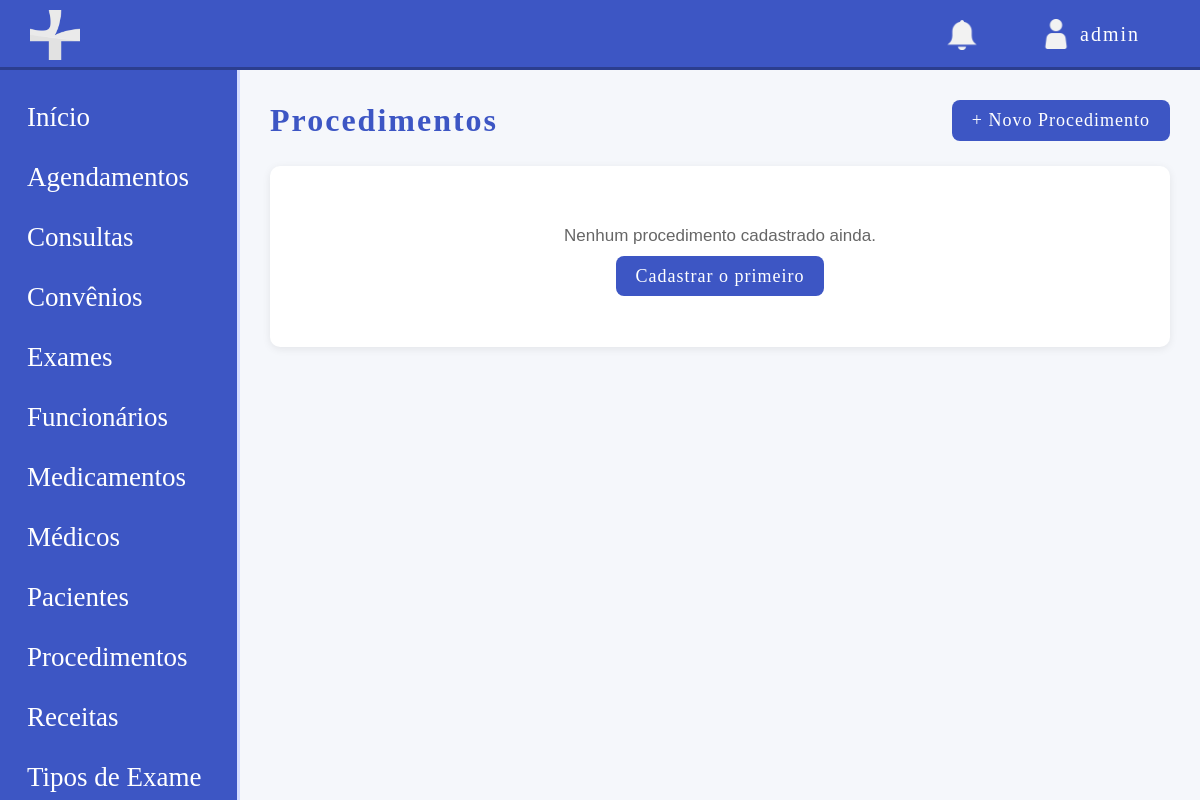
The page /modulos/procedimentos/listar_procedimento.php (signed in) on the database as committed earlier.
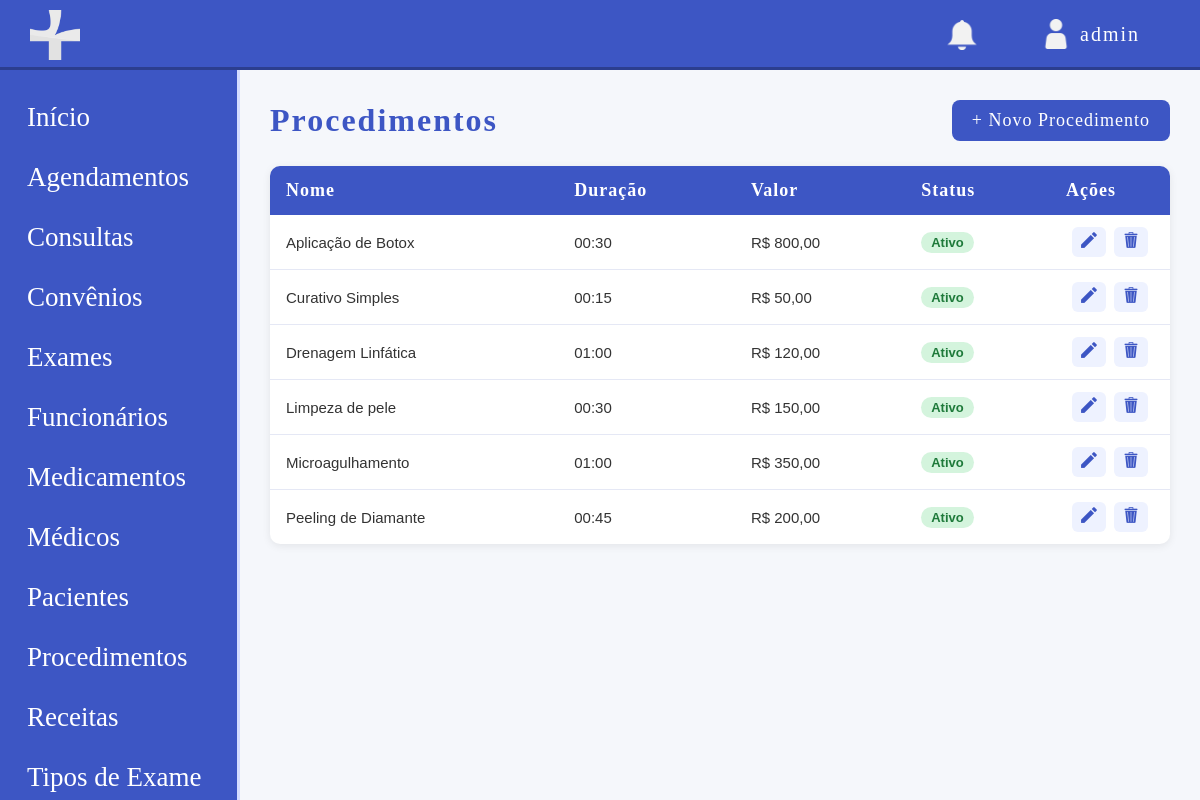
The same page on the database as committed later.
### tables this page shows
CREATE TABLE procedimento (
    id INT UNSIGNED NOT NULL AUTO_INCREMENT,
    nome VARCHAR(255) NOT NULL,
    descricao TEXT NOT NULL,
    valor DECIMAL(10,2) NOT NULL,
    duracao TIME DEFAULT NULL,
    ativo TINYINT(1) NOT NULL DEFAULT 1,
    data_registro TIMESTAMP DEFAULT CURRENT_TIMESTAMP,
    PRIMARY KEY (id)
);

### modulos/procedimentos/listar_procedimento.php (the view, shortened to what this page needs)
<?php
require '../../config/conexao.php';
$base = '/site-clinicamedica';
$sql = "SELECT * FROM procedimento ORDER BY ativo DESC, nome ASC";
$procedimentos = $pdo->query($sql)->fetchAll();
?>
<!DOCTYPE html>
<html lang="pt-br">
<head>
    <link rel="stylesheet" href="<?php echo $base; ?>/css/style.css">
</head>
<body class="dashbody">
    <?php include '../../includes/header.php'; ?>
    <div class="layout">
        <?php include '../../includes/sidebar.php'; ?>
        <main class="main">
            <div class="pagina-topo">
                <h1>Procedimentos</h1>
                <a href="cadastrar_procedimento.php" class="btn-novo">+ Novo Procedimento</a>
            </div>
            <?php if (count($procedimentos) === 0): ?>
                <div class="vazio">
                    <p>Nenhum procedimento cadastrado ainda.</p>
                    <a href="cadastrar_procedimento.php" class="btn-novo">Cadastrar o primeiro</a>
                </div>
            <?php else: ?>
                <table class="tabela">
                    <thead>
                        <tr>
                            <th>Nome</th>
                            <th>Duração</th>
                            <th>Valor</th>
                            <th>Status</th>
                            <th style="width: 120px;">Ações</th>
                        </tr>
                    </thead>
                    <tbody>
                        <?php foreach ($procedimentos as $p): ?>
                            <tr class="<?php echo $p['ativo'] ? '' : 'linha-inativa'; ?>">
                                <td><?php echo htmlspecialchars($p['nome']); ?></td>
                                <td>
                                    <?php echo $p['duracao'] ? substr($p['duracao'], 0, 5) : '—'; ?>
                                </td>
                                <td>R$ <?php echo number_format($p['valor'], 2, ',', '.'); ?></td>
                                <td>
                                    <?php if ($p['ativo']): ?>
                                        <span class="tag tag-ativo">Ativo</span>
                                    <?php else: ?>
                                        <span class="tag tag-inativo">Inativo</span>
                                    <?php endif; ?>
                                </td>
                                <td class="acoes">
                                    <a href="editar_procedimento.php?id=<?php echo $p['id']; ?>" class="btn-acao" title="Editar">
                                        <img src="../../img/editar_icon.png" class="iconeacao" alt="Editar">
                                    </a>
                                    <a href="excluir_procedimento.php?id=<?php echo $p['id']; ?>"
                                       class="btn-acao btn-excluir"
                                       title="Excluir"
                                       onclick="return confirm('Tem certeza que deseja excluir este procedimento?');">
                                        <img src="../../img/excluir_icon.png" class="iconeacao" alt="Excluir">
                                    </a>
                                </td>
                            </tr>
                        <?php endforeach; ?>
                    </tbody>
                </table>
            <?php endif; ?>
        </main>
    </div>
</body>
</html>

Rows that differ between the two databases and show on the page:
added procedimento: nome "Aplicação de Botox", duracao "00:30", valor "800,00", ativo "Ativo"
added procedimento: nome "Curativo Simples", duracao "00:15", valor "50,00", ativo "Ativo"
added procedimento: nome "Drenagem Linfática", duracao "01:00", valor "120,00", ativo "Ativo"
added procedimento: nome "Limpeza de pele", duracao "00:30", valor "150,00", ativo "Ativo"
added procedimento: nome "Microagulhamento", duracao "01:00", valor "350,00", ativo "Ativo"
added procedimento: nome "Peeling de Diamante", duracao "00:45", valor "200,00", ativo "Ativo"
Other text that changed with them:
text no longer shown: "Nenhum procedimento cadastrado ainda. Cadastrar o primeiro"
text now shown: "Nome Duração Valor Status Ações"
